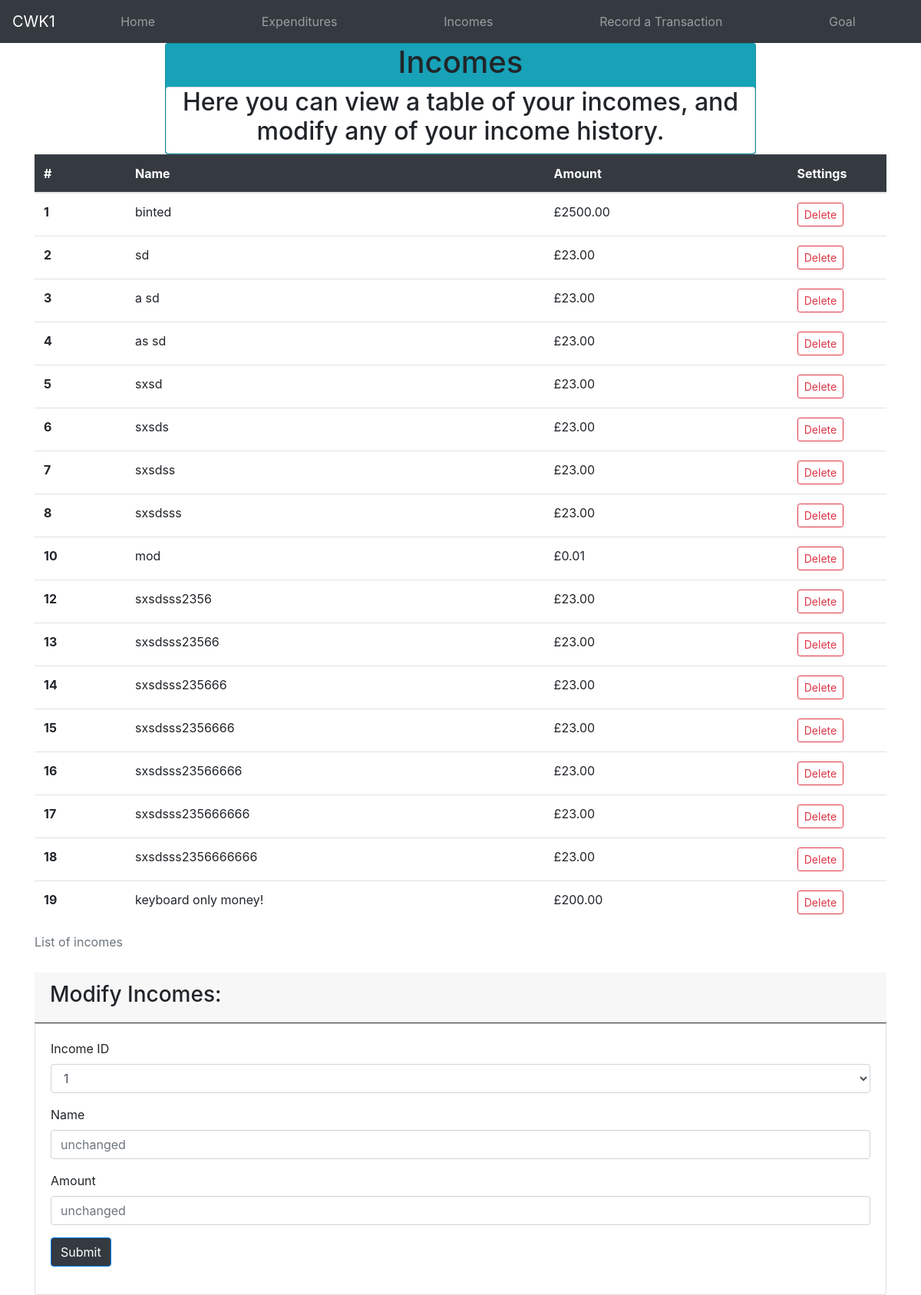
/incomes, run on an earlier commit of the app's database.
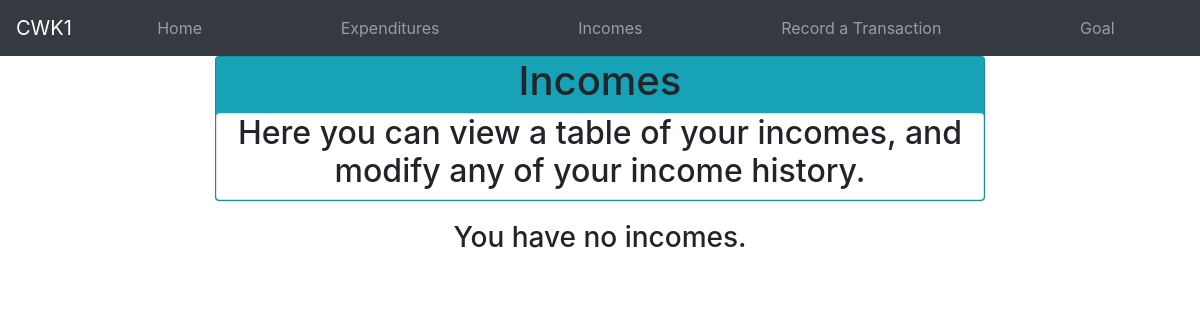
And on a later commit of the database.
### app/models.py (models this page shows)
class Income(db.Model):
    id = db.Column(db.Integer, primary_key=True)
    name = db.Column(db.String(500), index=True, unique=True, nullable=False)
    amount = db.Column(db.Float, nullable=False)

### app/views.py (the view, shortened to what this page needs)
@app.route('/incomes', methods=['GET', 'POST'])
def incomes():
    modify_form = ModifyIncomeForm()
    with app.app_context():
        incomes_list = db.session.query(models.Income).all()
    for x in incomes_list:
        modify_form.id.choices.append(x.id)
    incomes_count = len(incomes_list)
    incomes = {
        'description': 'Here you can view a table of your incomes, and modify any of your income history.'}
    return render_template('incomes.html', title='Incomes', incomes_list=incomes_list, incomes_count=incomes_count, incomes=incomes, modify_form=modify_form)

### app/forms.py
class ModifyIncomeForm(FlaskForm):
    id = SelectField('Income ID', validators=[DataRequired()], choices=[])
    name = StringField('Name', validators=[Optional()])
    amount = FloatField('Amount', validators=[
                        Optional(), NumberRange(min=0.01, max=9.0e12)])
    submit = SubmitField('Save Changes')

### app/templates/incomes.html (shortened to what this page needs)
{% extends "base.html" %}]
{%block content%}
<div class="flex-row">
  <div class="card bg-info text-center">
  <h1>Incomes</h1>
  <div class="card">
      <h2>{{incomes.description}}</h2>
      </div>
  </div>
  </div>
  </div>
{% if incomes_count>0 %}
<div class="container">
    <table class="table table-hover">
        <caption>List of incomes</caption>
        <thead class="table-dark">
          <tr>
            <th scope="col">#</th>
            <th scope="col">Name</th>
            <th scope="col">Amount</th>
            <th scope="col">
              <div class="row justify-content-md-center">
                Settings
                </div>
            </th>
          </tr>
        </thead>
        <tbody>
          {% for x in range(1,incomes_count+1) %}
          <tr>
            <th scope="row">{{incomes_list[x-1].id}}</th>
            <td>{{incomes_list[x-1].name}}</td>
            <td>£{{'%0.2f'|format(incomes_list[x-1].amount|float)}}</td>
            <td>
              <div class="row justify-content-center">
                  <form method="post" action="{{ url_for('delete_income', id=incomes_list[x-1].id) }}" class="mr-1">
                      <button type="submit" class="btn btn-outline-danger btn-sm">Delete</button>
                  </form>
              </div>
          </td>
          </tr>
          {% endfor %}
        </tbody>
      </table>
      <div class="card-header border-dark">
        <h3>Modify Incomes:</h3>
      </div>
      <div class="card card-body">
        <form method="post" action="" name="incomeform">
            <div class="mb-3">
                {{ modify_form.id.label }}
                {{ modify_form.id(class="form-control") }}
            </div>
            <div class="mb-3">
                {{ modify_form.name.label }}
                {{ modify_form.name(class="form-control", placeholder='unchanged')}}
            </div>
            <div class="mb-3">
                {{ modify_form.amount.label }}
                {{ modify_form.amount(class="form-control", placeholder='unchanged')}}
            </div>
            <p><input type="submit" class="btn btn-primary bg-dark" value="Submit"></p>
        </form>
        </div>
</div>
{% else %}
<div class="container">
    <div class="card-body">
        <div class="row justify-content-center">
            <h3>You have no incomes.</h3>
        </div>
    </div>
</div>
{%endif%}
{%endblock%}

What changed in the data, as far as the page shows it:
removed Income: id "1", name "binted", amount "2500.00"
removed Income: id "2", name "sd", amount "23.00"
removed Income: id "3", name "a sd", amount "23.00"
removed Income: id "4", name "as sd", amount "23.00"
removed Income: id "5", name "sxsd", amount "23.00"
removed Income: id "6", name "sxsds", amount "23.00"
removed Income: id "7", name "sxsdss", amount "23.00"
removed Income: id "8", name "sxsdsss", amount "23.00"
removed Income: id "10", name "mod", amount "0.01"
removed Income: id "12", name "sxsdsss2356", amount "23.00"
removed Income: id "13", name "sxsdsss23566", amount "23.00"
removed Income: id "14", name "sxsdsss235666", amount "23.00"
removed Income: id "15", name "sxsdsss2356666", amount "23.00"
removed Income: id "16", name "sxsdsss23566666", amount "23.00"
removed Income: id "17", name "sxsdsss235666666", amount "23.00"
removed Income: id "18", name "sxsdsss2356666666", amount "23.00"
removed Income: id "19", name "keyboard only money!", amount "200.00"
Also different on the page:
{{ modify_form.id.label }}: "Income ID" → (not shown)
form field id: "1" → (not shown)
{{ modify_form.name.label }}: "Name" → (not shown)
{{ modify_form.amount.label }}: "Amount" → (not shown)
form field value: "Submit" → (not shown)
text no longer shown: "List of incomes # Name Amount Settings Modify Incomes:"
text now shown: "You have no incomes."
list line gone: "£ Delete"
